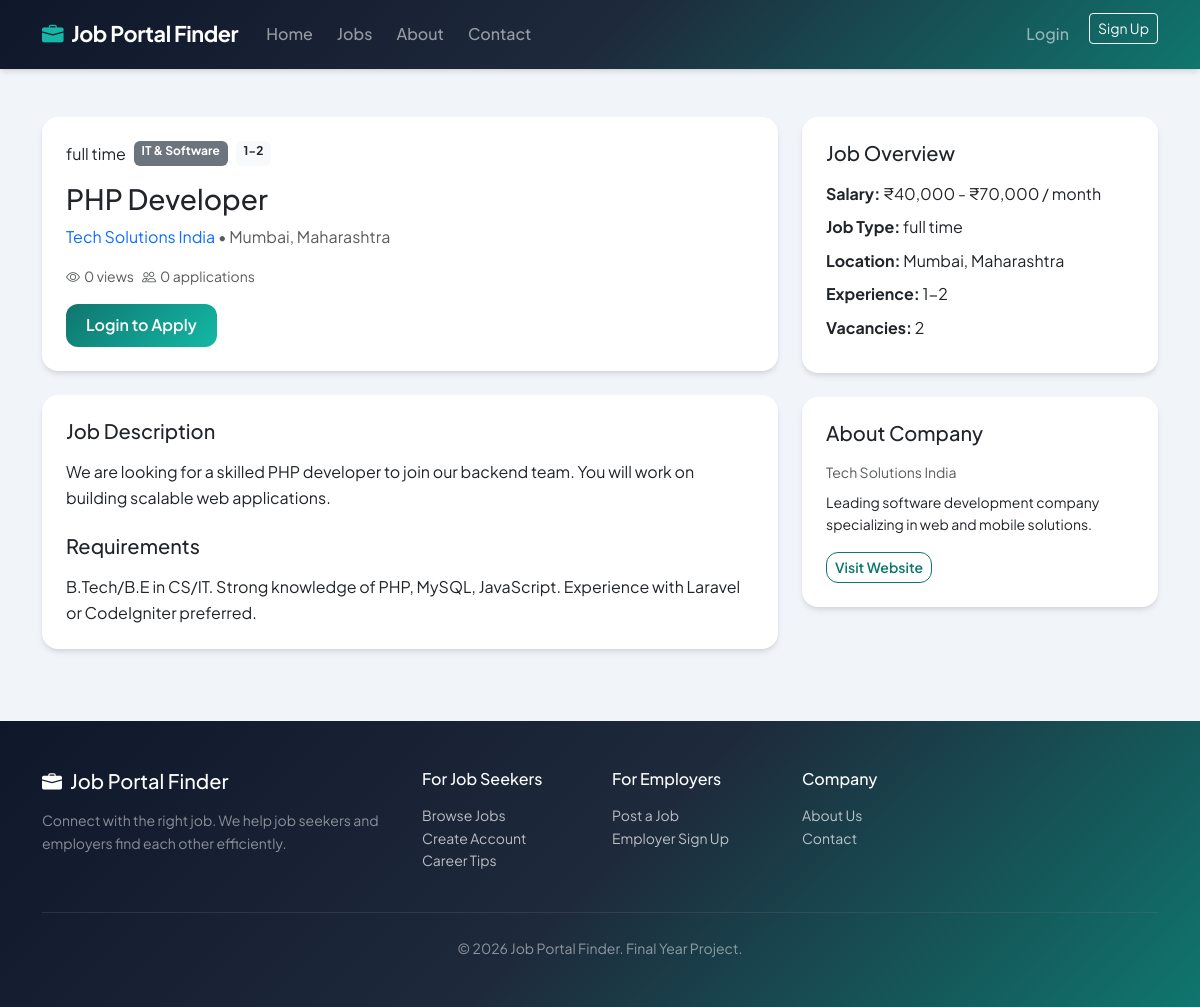
The app's page /job_detail.php?id=1 with its own data.
### tables this page shows
CREATE TABLE IF NOT EXISTS jobs (
        id INT AUTO_INCREMENT PRIMARY KEY,
        employer_id INT NOT NULL,
        category_id INT,
        title VARCHAR(200) NOT NULL,
        slug VARCHAR(250),
        description TEXT NOT NULL,
        requirements TEXT,
        location VARCHAR(150),
        job_type ENUM('full_time', 'part_time', 'contract', 'internship', 'remote') DEFAULT 'full_time',
        experience_level ENUM('fresher', '1-2', '3-5', '5+') DEFAULT 'fresher',
        salary_min INT,
        salary_max INT,
        salary_show TINYINT(1) DEFAULT 1,
        vacancies INT DEFAULT 1,
        status ENUM('pending', 'approved', 'rejected', 'closed') DEFAULT 'pending',
        featured TINYINT(1) DEFAULT 0,
        views INT DEFAULT 0,
        applications_count INT DEFAULT 0,
        deadline DATE,
        created_at TIMESTAMP DEFAULT CURRENT_TIMESTAMP,
        updated_at TIMESTAMP DEFAULT CURRENT_TIMESTAMP ON UPDATE CURRENT_TIMESTAMP,
        FOREIGN KEY (employer_id) REFERENCES employers(id) ON DELETE CASCADE,
        FOREIGN KEY (category_id) REFERENCES categories(id) ON DELETE SET NULL,
        INDEX idx_status (status),
        INDEX idx_category (category_id),
        INDEX idx_location (location),
        INDEX idx_job_type (job_type),
        FULLTEXT idx_search (title, description, requirements)
    );

CREATE TABLE IF NOT EXISTS categories (
        id INT AUTO_INCREMENT PRIMARY KEY,
        name VARCHAR(100) NOT NULL,
        slug VARCHAR(100) NOT NULL UNIQUE,
        icon VARCHAR(50) DEFAULT 'briefcase',
        job_count INT DEFAULT 0,
        created_at TIMESTAMP DEFAULT CURRENT_TIMESTAMP
    );

CREATE TABLE IF NOT EXISTS employers (
        id INT AUTO_INCREMENT PRIMARY KEY,
        company_name VARCHAR(200) NOT NULL,
        email VARCHAR(150) NOT NULL UNIQUE,
        password VARCHAR(255) NOT NULL,
        phone VARCHAR(20),
        website VARCHAR(255),
        location VARCHAR(200),
        industry VARCHAR(100),
        company_logo VARCHAR(255),
        description TEXT,
        is_verified TINYINT(1) DEFAULT 0,
        created_at TIMESTAMP DEFAULT CURRENT_TIMESTAMP,
        updated_at TIMESTAMP DEFAULT CURRENT_TIMESTAMP ON UPDATE CURRENT_TIMESTAMP
    );

### job_detail.php (the view, shortened to what this page needs)
<?php
require_once __DIR__ . '/config/db.php';
$id = (int)($_GET['id'] ?? 0);
mysqli_query($conn, "UPDATE jobs SET views = views + 1 WHERE id = $id");
$job = mysqli_fetch_assoc(mysqli_query($conn, "SELECT j.*, e.company_name, e.location AS company_location, e.website, e.description AS company_desc, c.name AS category_name
    FROM jobs j
    LEFT JOIN employers e ON j.employer_id = e.id
    LEFT JOIN categories c ON j.category_id = c.id
    WHERE j.id = $id AND j.status = 'approved'"));
$applied = false;
$saved = false;
require_once __DIR__ . '/includes/header.php';
require_once __DIR__ . '/includes/navbar.php';
?>
<div class="container py-5">
    <div class="row">
        <div class="col-lg-8">
            <div class="card mb-4">
                <div class="card-body p-4">
                    <div class="d-flex flex-wrap gap-2 mb-3">
                        <span class="job-type"><?php echo htmlspecialchars(str_replace('_', ' ', $job['job_type'])); ?></span>
                        <?php if (!empty($job['category_name'])): ?>
                            <span class="badge bg-secondary"><?php echo htmlspecialchars($job['category_name']); ?></span>
                        <?php endif; ?>
                        <?php if (!empty($job['experience_level'])): ?>
                            <span class="badge bg-light text-dark"><?php echo htmlspecialchars($job['experience_level']); ?></span>
                        <?php endif; ?>
                    </div>
                    <h1 class="h3 mb-2"><?php echo htmlspecialchars($job['title']); ?></h1>
                    <p class="text-muted mb-3"><a href="<?php echo BASE_URL; ?>employer_profile.php?id=<?php echo (int)$job['employer_id']; ?>" class="text-decoration-none"><?php echo htmlspecialchars($job['company_name']); ?></a> • <?php echo htmlspecialchars($job['location'] ?? '—'); ?></p>
                    <div class="d-flex flex-wrap gap-2 small text-muted mb-3">
                        <span><i class="bi bi-eye me-1"></i><?php echo (int)$job['views']; ?> views</span>
                        <span><i class="bi bi-people me-1"></i><?php echo (int)$job['applications_count']; ?> applications</span>
                    </div>
                    <?php if (isset($_SESSION['user_id']) && $_SESSION['role'] === ROLE_JOBSEEKER): ?>
                        <div class="d-flex gap-2">
                            <?php if ($applied): ?>
                                <span class="btn btn-success disabled"><i class="bi bi-check-circle me-1"></i>Applied</span>
                            <?php else: ?>
                                <a href="<?php echo BASE_URL; ?>jobseeker/apply_job.php?id=<?php echo $id; ?>" class="btn btn-primary">Apply Now</a>
                            <?php endif; ?>
                            <?php if ($saved): ?>
                                <a href="<?php echo BASE_URL; ?>jobseeker/saved_jobs.php?unsave=<?php echo $id; ?>" class="btn btn-outline-secondary"><i class="bi bi-bookmark-fill me-1"></i>Saved</a>
                            <?php else: ?>
                                <a href="<?php echo BASE_URL; ?>jobseeker/save_job.php?id=<?php echo $id; ?>" class="btn btn-outline-secondary"><i class="bi bi-bookmark me-1"></i>Save Job</a>
                            <?php endif; ?>
                        </div>
                    <?php elseif (!isset($_SESSION['user_id'])): ?>
                        <a href="<?php echo BASE_URL; ?>auth/login.php?redirect=<?php echo urlencode(BASE_URL . 'job_detail.php?id=' . $id); ?>" class="btn btn-primary">Login to Apply</a>
                    <?php endif; ?>
                </div>
            </div>
            <div class="card mb-4">
                <div class="card-body p-4">
                    <h5 class="mb-3">Job Description</h5>
                    <div class="job-desc"><?php echo nl2br(htmlspecialchars($job['description'])); ?></div>
                    <?php if (!empty($job['requirements'])): ?>
                        <h5 class="mt-4 mb-3">Requirements</h5>
                        <div class="job-desc"><?php echo nl2br(htmlspecialchars($job['requirements'])); ?></div>
                    <?php endif; ?>
                </div>
            </div>
        </div>
        <div class="col-lg-4">
            <div class="card mb-4">
                <div class="card-body p-4">
                    <h5 class="mb-3">Job Overview</h5>
                    <ul class="list-unstyled mb-0">
                        <?php if ($job['salary_show'] && ($job['salary_min'] || $job['salary_max'])): ?>
                            <li class="mb-2"><strong>Salary:</strong> ₹<?php echo number_format($job['salary_min'] ?? 0); ?> - ₹<?php echo number_format($job['salary_max'] ?? 0); ?> / month</li>
                        <?php endif; ?>
                        <li class="mb-2"><strong>Job Type:</strong> <?php echo htmlspecialchars(str_replace('_', ' ', $job['job_type'])); ?></li>
                        <li class="mb-2"><strong>Location:</strong> <?php echo htmlspecialchars($job['location'] ?? '—'); ?></li>
                        <li class="mb-2"><strong>Experience:</strong> <?php echo htmlspecialchars($job['experience_level'] ?? '—'); ?></li>
                        <li class="mb-2"><strong>Vacancies:</strong> <?php echo (int)$job['vacancies']; ?></li>
                    </ul>
                </div>
            </div>
            <div class="card">
                <div class="card-body p-4">
                    <h5 class="mb-3">About Company</h5>
                    <p class="small text-muted mb-2"><?php echo htmlspecialchars($job['company_name']); ?></p>
                    <?php if (!empty($job['company_desc'])): ?>
                        <p class="small"><?php echo nl2br(htmlspecialchars(substr($job['company_desc'], 0, 300))); ?><?php echo strlen($job['company_desc']) > 300 ? '...' : ''; ?></p>
                    <?php endif; ?>
                    <?php if (!empty($job['website'])): ?>
                        <a href="<?php echo htmlspecialchars($job['website']); ?>" target="_blank" class="btn btn-sm btn-outline-primary">Visit Website</a>
                    <?php endif; ?>
                </div>
            </div>
        </div>
    </div>
</div>
<?php require_once __DIR__ . '/includes/footer.php'; ?>

### assets/css/style.css (style rules this page uses)
:root { --primary: #0f766e; --primary-dark: #0d9488; --primary-light: #14b8a6; --accent: #f59e0b; --accent-light: #fbbf24; --dark: #0f172a; --dark-soft: #1e293b; --gray-100: #f1f5f9; --gray-200: #e2e8f0; --gray-500: #64748b; --gray-600: #475569; --white: #ffffff; --gradient-primary: linear-gradient(135deg, #0f766e 0%, #14b8a6 100%); --gradient-hero: linear-gradient(135deg, #0f172a 0%, #1e293b 50%, #0f766e 100%); --gradient-card: linear-gradient(180deg, rgba(255,255,255,0.95) 0%, rgba(255,255,255,0.9) 100%); --shadow-sm: 0 1px 2px rgba(15, 23, 42, 0.05); --shadow: 0 4px 6px -1px rgba(15, 23, 42, 0.1), 0 2px 4px -2px rgba(15, 23, 42, 0.1); --shadow-lg: 0 10px 15px -3px rgba(15, 23, 42, 0.1), 0 4px 6px -4px rgba(15, 23, 42, 0.1); --shadow-glow: 0 0 40px rgba(20, 184, 166, 0.15); --radius: 12px; --radius-lg: 16px; --font: 'Plus Jakarta Sans', -apple-system, BlinkMacSystemFont, sans-serif; }
* { box-sizing: border-box; }
body { font-family: var(--font); color: var(--dark); background: var(--gray-100); line-height: 1.6; }
.btn-primary { background: var(--gradient-primary); border: none; font-weight: 600; padding: 0.6rem 1.25rem; border-radius: var(--radius); transition: transform 0.2s, box-shadow 0.2s; }
.btn-outline-primary { border-color: var(--primary); color: var(--primary); font-weight: 600; border-radius: var(--radius); }
.card { border: none; border-radius: var(--radius-lg); box-shadow: var(--shadow); transition: transform 0.25s ease, box-shadow 0.25s ease; overflow: hidden; }

### records on screen
jobs: job_type "full time", category.name "IT & Software", experience_level "1-2", title "PHP Developer", employer.company_name "Tech Solutions India", location "Mumbai, Maharashtra", views "0", applications_count "0", description "We are looking for a skilled PHP developer to join our backend team. You will work on building scalable web applications.", requirements "B.Tech/B.E in CS/IT. Strong knowledge of PHP, MySQL, JavaScript. Experience with Laravel or CodeIgniter preferred.", salary_min "40,000", salary_max "70,000", vacancies "2", employer.description "Leading software development company specializing in web and mobile solutions."

### other values on screen
SITE_NAME "Job Portal Finder"
